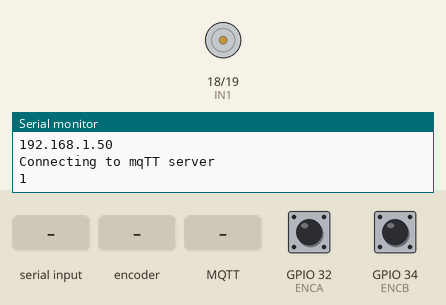
The sketch below on a simulated ESP32. Parts: motor-driver pin pairs drawn as motors (green arrow = first pin HIGH = forward, orange = second pin HIGH = backward, longer = more drive, scaled by the enable pin), the last lines printed to the serial monitor. The inputs (shaded band) are chosen by the test bench; at power-on: GPIO 32 (ENCA) HIGH, GPIO 34 (ENCB) HIGH. WiFi joins after 1.5 s; servers stay silent unless stated; the local clock reads 2024-03-15 10:24:30 at power-on unless the sketch sets it; no MQTT or app messages arrive unless stated.

Above: at 4.2 s.
4.3 s: "1\n" received over Serial
At 5.7 s:
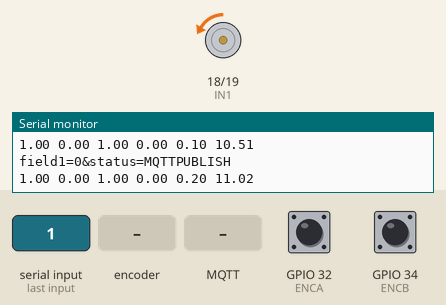
7.3 s: rotary encoder on GPIO 32 (ENCA) / GPIO 34 (ENCB) turned 3 steps (first pin leading)
At 8.71 s:
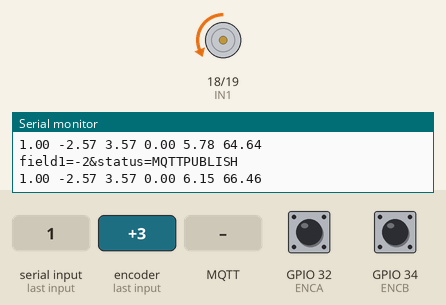
10.4 s: MQTT message ":" arrives on the first subscribed topic
14.9 s: ":" received over Serial
Timing chart, 0 to 17.9 s (numbered marks = the images above; inputs shaded):
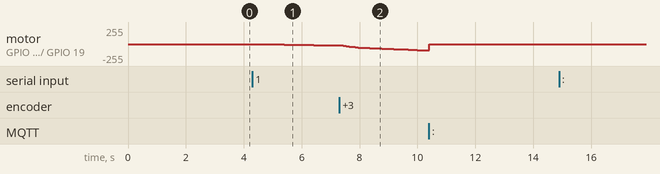

Measured:
- after the input at 4.3 s, motor on GPIO 18 (IN1) / GPIO 19 (IN2): moves from stopped to backward 19/255 over 1.8 s, starting after 1.1 s

The sketch:

pid.ino
```cpp
#include "analogWrite.h"
#include <time.h>
#include <PubSubClient.h>
#include <WiFi.h>
#include <ThingSpeak.h>
#include <HTTPClient.h>

HTTPClient http;
IPAddress ip;
WiFiClient client;
#define CSE_IP "esw-onem2m.iiit.ac.in"
#define CSE_PORT 443
#define OM2M_ORGIN "nHP#Sx:i2iYGl"
#define OM2M_MN "/~/in-cse/in-name/"
#define OM2M_AE "Team-20"
#define OM2M_DATA_CONT "Node-1/Data"
#define INTERVAL 15000L

const char * ntpServer = "pool.ntp.org";


const char *ssid = "adyansh";
const char *password = "password";
const char *server = "mqtt3.thingspeak.com";

int writeChannelID = 1922377;
const char *writeAPIKey = "0EWEDZ5X4K5OT1B9";

const char *clientID = "KRwGOj0dFAcoDTw3Ky4aISs";
const char *mqttUser = clientID;
const char *mqttPwd = "oJFDlzrM/o4kx3Of1T5C7LrY";

int uploading = 0;

PubSubClient mqttClient(server,1883, client);

int IN1 = 18;
int IN2 = 19;
int PWM = 5;
int ENCA = 32;
int ENCB = 34;

volatile int posi = 0;
long prevT = 0;
float eprev = 0;
float eintegral = 0;

// PID constants
float kp = 10;
float kd = 0.025;
float ki = 5;

int fieldArray[] = {1,0,0,0,0,0,0,0};
int dataArray[] = {-1,-1,-1,-1,-1,-1,-1,-1};

uint lastTime = 0;
#define PID_TIMER 10000

void readEncoder(){
    int b = digitalRead(ENCB);
    if(b > 0){
        posi++;
    }
    else{
        posi--;
    }
}

void mqttPublish()
{
    String dataString = "";
    for(int i = 0; i < 8; i++){
      if(fieldArray[i] == 1){
          dataString += "field"+String(i+1)+"="+String(dataArray[i])+"&";
      }
    }
    dataString += "status=MQTTPUBLISH";
    Serial.println(dataString);
    String topicString = "channels/"+String(writeChannelID)+"/publish";

    mqttClient.publish(topicString.c_str(), dataString.c_str());

}
float input[4];
float target;
void mqttSubscriptionCallback( char* topic, byte* payload, unsigned int length ) {
//  if(uploading)
//    return;
  Serial.print("Message arrived [");
  Serial.print(topic);
  Serial.print("] ");
  int semi_c=0;
  int inpno=0;
  String inp_val="";
  for (int i = 0; i < length; i++) {
    Serial.print((char)payload[i]);
    if((char)payload[i]==':'){
      semi_c++;
      if(semi_c>5){
        while((char)payload[i+1]!=','){
          i++;
          inp_val+=(char)payload[i];
        }
        input[inpno]=inp_val.toFloat();
        inpno++;
        inp_val="";
      }
    }

  }
  kp = input[0];
  kd =  input[1];
  ki =  input[2];
  target= input[3];
  Serial.println(kp);
  Serial.println(ki);
  Serial.println(kd);
  Serial.println(target);
  Serial.println();

}

// Subscribe to ThingSpeak channel for updates.
void mqttSubscribe( long subChannelID ){

  String myTopic = "channels/"+String(subChannelID)+"/subscribe";
  Serial.println(mqttClient.subscribe(myTopic.c_str(),0));

}

void oneM2MPublish(float pos,float e){
  String data;
  String server = "https://" + String() + CSE_IP + ":" + String() + CSE_PORT + String() + OM2M_MN;

  http.begin(server + String() + OM2M_AE + "/" + OM2M_DATA_CONT + "/");

  http.addHeader("X-M2M-Origin", OM2M_ORGIN);
  http.addHeader("Content-Type", "application/json;ty=4");
  http.addHeader("Content-Length", "100");

  data = "[" + String(pos) + ", " + String(e) +   + "]";
  String req_data = String() + "{\"m2m:cin\": {"

    +
    "\"con\": \"" + data + "\","

    +
    "\"lbl\": \"" + "V1.0.0" + "\","

    //+ "\"rn\": \"" + "cin_"+String(i++) + "\","

    +
    "\"cnf\": \"text\""

    +
    "}}";
  int code = http.POST(req_data);
  http.end();
  Serial.println(code);
}

void setMotor(int dir, int pwmVal, int pwm, int in1, int in2){
    analogWrite(pwm,pwmVal);
    if(dir == 1){
        digitalWrite(in2,HIGH);
        digitalWrite(in1,LOW);
    }
    else if(dir == -1){
        digitalWrite(in2,LOW);
        digitalWrite(in1,HIGH);
    }
    else{
        digitalWrite(in1,LOW);
        digitalWrite(in2,LOW);
    }
}

void PID_control(float target)
{

    uint startTime = millis();
    uint lastTime = millis();
    bool use_integral = false;
    int md = 0;

    while(millis()- startTime < PID_TIMER){
      while(mqttClient.connected() == NULL)
      {
        Serial.println("Connecting to mqTT server");
        mqttClient.connect(clientID, mqttUser, mqttPwd);
        mqttSubscribe(writeChannelID);
      }
      mqttClient.loop();
      if(millis() - lastTime > 100){
        setMotor(0,0,PWM,IN1,IN2);

        // time difference
        long currT = micros();
        float deltaT = ((float) (currT - prevT))/( 1.0e6 );
        prevT = currT;

        // Read the positionL
        float pos = 0;
        // noInterrupts(); // disable interrupts temporarily while reading
        pos = (float)posi * 0.85714285714;
        // interrupts(); // turn interrupts back on

        // error
        float e = target - pos;

        if(mqttClient.connected() != NULL){
          while(mqttClient.connected() == NULL)
          {
            Serial.println("Connecting to mqTT server");
            mqttClient.connect(clientID, mqttUser, mqttPwd);     // ASK
            mqttSubscribe(writeChannelID);
          }
          mqttClient.loop();
        }

        dataArray[0] = pos;
        //dataArray[1] = e;
        uploading = 1;
        mqttPublish();
        //oneM2MPublish(pos,e);

        // derivative
        float dedt = (e-eprev)/(deltaT);

        // integral
        if(dedt == 0)
          use_integral = true;
        if (use_integral == true)
        {
            if (pos > target)
            {
              if (md == -1)
                eintegral = 0;
              md = 1;
            }
            else if (pos < target)
            {
              if (md == 1)
                eintegral = 0;
              md = -1;
            }


          eintegral = eintegral + e*deltaT;
        }

        // control signal
        float u = kp*e + kd*dedt + ki*eintegral;

        // motor power
        float pwr = fabs(u);
        if( pwr > 255 ){
            pwr = 255;
        }

        // motor direction
        int dir = 1;
        if(u<0){
            dir = -1;
        }

        // signal the motor
        setMotor(dir,pwr,PWM,IN1,IN2);


        // store previous error
        eprev = e;

        Serial.print(target);
        Serial.print(" ");
        Serial.print(pos);
        Serial.print(" ");
        Serial.print(e);
        Serial.print(" ");
        Serial.print(dedt);
        Serial.print(" ");
        Serial.print(eintegral);
        Serial.print(" ");
        Serial.print(pwr);
        Serial.println();
        lastTime = millis();

      }
    }
    uploading = 0;
}
void PID_reset(float target)
{

    uint startTime = millis();
    uint lastTime = millis();
    bool use_integral = false;
    int md = 0;

    while(millis()- startTime < PID_TIMER){
      if(millis() - lastTime > 100){
        setMotor(0,0,PWM,IN1,IN2);

        // time difference
        long currT = micros();
        float deltaT = ((float) (currT - prevT))/( 1.0e6 );
        prevT = currT;

        // Read the positionL
        float pos = 0;
        // noInterrupts(); // disable interrupts temporarily while reading
        pos = (float)posi * 0.85714285714;
        // interrupts(); // turn interrupts back on

        // error
        float e = target - pos;

        // derivative
        float dedt = (e-eprev)/(deltaT);

        // integral
        if(dedt == 0)
          use_integral = true;
        if (use_integral == true)
        {
            if (pos > target)
            {
              if (md == -1)
                eintegral = 0;
              md = 1;
            }
            else if (pos < target)
            {
              if (md == 1)
                eintegral = 0;
              md = -1;
            }

          eintegral = eintegral + e*deltaT;
        }
        // control signal
        float u = kp*e + kd*dedt + ki*eintegral;
        // motor power
        float pwr = fabs(u);
        if( pwr > 255 ){
            pwr = 255;
        }
        // motor direction
        int dir = 1;
        if(u<0){
            dir = -1;
        }
        // signal the motor
        setMotor(dir,pwr,PWM,IN1,IN2);
        // store previous error
        eprev = e;
        lastTime = millis();

      }
    }
}
void setup() {
     // put your setup code here, to run once:
    Serial.begin(115200);


    Serial.print("Starting");
    pinMode(ENCA,INPUT);
    pinMode(ENCB,INPUT);
    attachInterrupt(digitalPinToInterrupt(ENCA),readEncoder,RISING);

    pinMode(PWM,OUTPUT);
//    analogWriteResolution(PWM, 8);
    pinMode(IN1,OUTPUT);
    pinMode(IN2,OUTPUT);
    digitalWrite(IN1, LOW);
    digitalWrite(IN2, LOW);
    delay(1000);

    Serial.print("Starting");
    WiFi.begin(ssid, password);

    while (WiFi.status() != WL_CONNECTED)
    {
      delay(1000);
      Serial.println("Connecting to Wifi..");
    }
    Serial.println("Connected to the WiFi network.");

    Serial.println(WiFi.localIP());
    configTime(0, 0, ntpServer);
    mqttClient.setServer(server, 1883);
    mqttClient.setCallback(mqttSubscriptionCallback);
    mqttClient.setBufferSize(2048);
    while(mqttClient.connected() == NULL)
    {
      Serial.println("Connecting to mqTT server");
      mqttClient.connect(clientID, mqttUser, mqttPwd);
      mqttSubscribe(writeChannelID);
    }
}

void loop(){

  if (Serial.available() > 0) {
    target = Serial.parseInt();Serial.parseInt();

    Serial.print("I received: ");
    Serial.println(target);
    PID_control(target);
    //PID_reset(0);
    setMotor(0,0,PWM,IN1,IN2);

  }
//  while(mqttClient.connected() == NULL)
//  {
//    Serial.println("Connecting to mqTT server");
//    mqttClient.connect(clientID, mqttUser, mqttPwd);
//    mqttSubscribe(writeChannelID);
//  }
//  mqttClient.loop();
}
```
